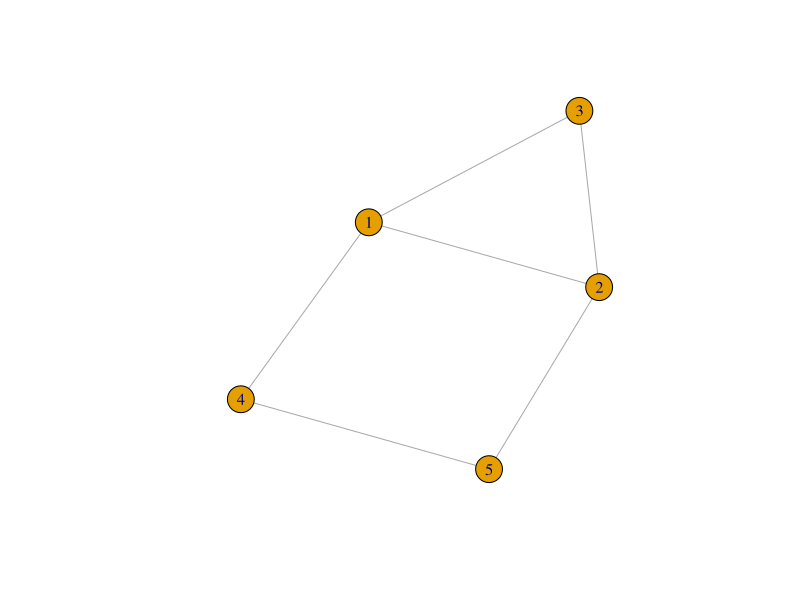
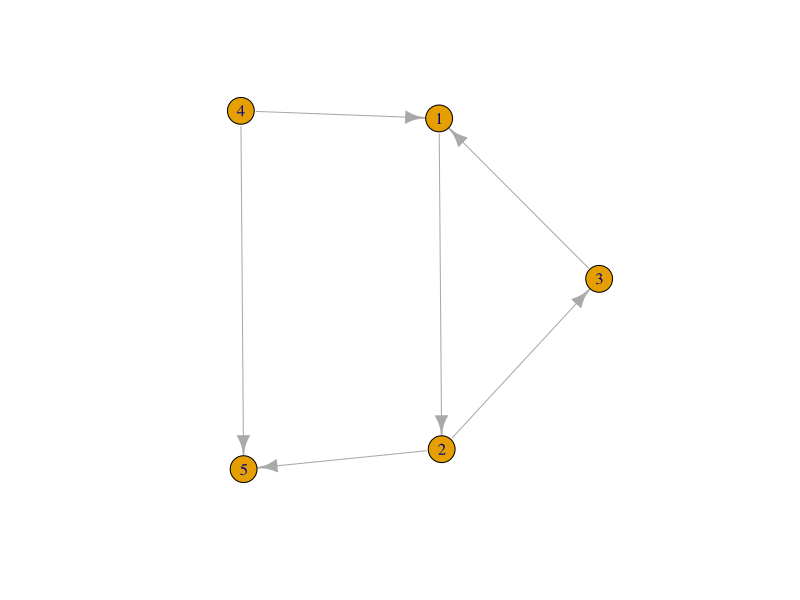
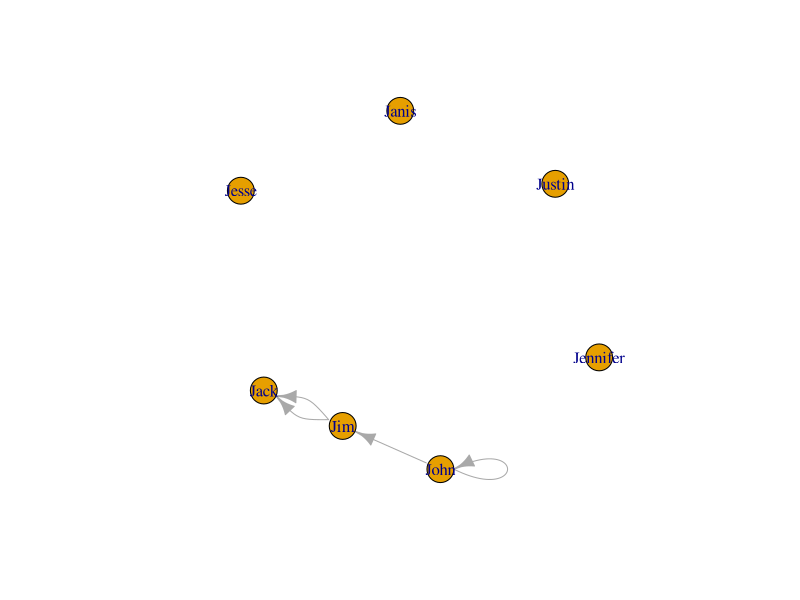

The R script that drew these images, in order: (Note: this script raises an error after producing the figures.)
## ---- chunk 1
## Create a vector with names of the packages we want to load
packages <- c('tidyverse', 'igraph', 'ggraph')

## Instead of a for-loop we are going to use a function lapply.
## It is extremely powerful and useful. It takes a list (or a vector
## in that case) and applies a function to each of its elements.
## Therefore, it takes two arguments: 1. list (or a vector)
## 2. a function we want to apply. It returns always a list.
## In our case we are going to define a simple function ourselves
## It will first check whether the package in question is in 
## among installed packages. If it is not, it will install it.
## Afterwards it will load the package. We will use a function
## require() instead of library() because inside a function
## it is impossible to use library(). You can try to change it
## and see what happens.
lapply(packages, function(package){
  if (!(package %in% installed.packages())){
    install.packages(package)
  }
  library(package, character.only = TRUE, logical.return = TRUE)
})
## ---- chunk 2
## Create a igrpah object
g1 <- graph( edges=c(1,2, 2,3, 3,1, 2,5, 4,5, 4,1), n=5, directed = FALSE ) 
plot(g1)
## ---- chunk 3
g2 <- graph( edges=c(1,2, 2,3, 3, 1, 2, 5, 4, 5, 4,1), n=5, directed = TRUE )
plot(g2)
## ---- chunk 4
g4 <- graph( c("John", "Jim", "Jim", "Jack", "Jim", "Jack", "John", "John"), 
             isolates=c("Jesse", "Janis", "Jennifer", "Justin"), directed = TRUE )  

plot(g4)
## ---- chunk 5
## Extract edges from the object
E(g4)
## ---- chunk 6
## Extract vertexes from the object
V(g4)
## ---- chunk 7
## Extract adjancy matrix
g4[]

## You can extract also sepcific columns or rows by using indexes
g4[1,] ## extract first row
g4[,1] ## extract first column

## This is the adjacency matrix for the directed graph. Would the adjacency matrix for the undirected graph be exactly the same?
## ---- chunk 8
V(g4)$name
V(g4)$weight <- c(1,2,5,4,2,3,7)
V(g4)$gender <- c('male', 'male', 'male', 'female', 'female', 'female', 'male')
vertex_attr(g4)
## ---- chunk 9
## Draw a network with the use of ggraph
g4 %>%
  ## This is very similar to ggplot function
  ggraph(layout = 'kk') +
  ## Simple edge aestethics
  geom_edge_link(aes(start_cap = label_rect(node1.name), end_cap = label_rect(node2.name)), 
                   arrow = arrow(type = "closed", length = unit(3, 'mm'))) +
  ## Loops edge aestethics
  geom_edge_loop(aes(start_cap = label_rect(node1.name), end_cap = label_rect(node2.name)), 
                   arrow = arrow(type = "closed", length = unit(3, 'mm'))) +
  ## Nodes aestethics
  geom_node_point(aes(color = gender, size = weight)) +
  ## Labels aestethics
  geom_node_text(aes(label = name), repel = TRUE) +
  ## Adds defualt theme of the graph (white background)
  theme_graph()
## ---- chunk 10
## Compute the degree of each node
degree(g4)

## Assign the degree distribution to the object called prob
prob <- degree_distribution(g4, cumulative = FALSE, loop = TRUE, mode = 'total')
## Assign the number of degrees ot the object called degree_n
degree_n <- 0:(length(prob)-1)

## Create a data frame with two collumns degree_n and prob
tibble(degree_n = degree_n,
       prob = prob) %>%
## Plot the degree distribution of the network
  ggplot(aes(x = degree_n, y = prob)) +
  geom_line()  +
  geom_bar(stat = 'identity', alpha = .2 ) +
  theme_classic()
## ---- chunk 11
## Plot degree distribution but without loops and only considering edges that are ingoing the nodes
## ---- chunk 12
E(g4)$type <- 'email'
E(g4)$weight <- c(.2,.3,.1,.5)
## ---- chunk 13
g4 %>%
  ## This is very similar to ggplot function
  ggraph(layout = 'kk') +
  ## Simple edge aestethics
  geom_edge_link(aes(edge_width = weight, start_cap = label_rect(node1.name), end_cap = label_rect(node2.name)), 
                   arrow = arrow(type = "closed", length = unit(3, 'mm')), lintetype = 1) +
  ## Loops edge aestethics
  geom_edge_loop(aes(start_cap = label_rect(node1.name), end_cap = label_rect(node2.name)), 
                   arrow = arrow(type = "closed", length = unit(3, 'mm'))) +
  ## Nodes aestethics
  geom_node_point(aes(color = gender, size = weight)) +
  ## Labels aestethics
  geom_node_text(aes(label = name), repel = TRUE) +
  ## Adds defualt theme of the graph (white background)
  theme_graph() +
  ## Scale the width of edges
  scale_edge_width_continuous(range = c(0.2,1)) +
  ## Remove the legends
  theme(legend.position = 'none')
## ---- chunk 14
## Examine the data
highschool
## ---- chunk 15
## Create a graph from edge list
g5 <- graph_from_data_frame(highschool)

## Examine the vertexes
V(g5)

## Examine attributes of vertexes
vertex_attr(g5)

## Examine the edges
E(g5)

## Examine attributes of edges
edge_attr(g5)
## ---- chunk 16
## WRITE YOUR CODE HERE
